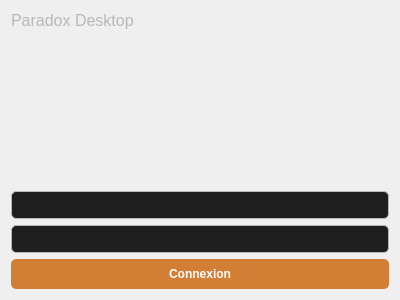
<?xml version="1.0" encoding="UTF-8"?>
<ui version="4.0">
 <class>LoginWindow</class>
 <widget class="QMainWindow" name="LoginWindow">
  <property name="geometry">
   <rect>
    <x>0</x>
    <y>0</y>
    <width>400</width>
    <height>300</height>
   </rect>
  </property>
  <property name="windowTitle">
   <string>Paradox Desktop</string>
  </property>
  <widget class="QWidget" name="centralwidget">
   <layout class="QVBoxLayout" name="verticalLayout">
    <item>
     <widget class="QLabel" name="labelTitle">
      <property name="sizePolicy">
       <sizepolicy hsizetype="Preferred" vsizetype="Minimum">
        <horstretch>0</horstretch>
        <verstretch>0</verstretch>
       </sizepolicy>
      </property>
      <property name="font">
       <font>
        <pointsize>12</pointsize>
       </font>
      </property>
      <property name="styleSheet">
       <string>QLabel { color: #b8b8b8; }</string>
      </property>
      <property name="text">
       <string>Paradox Desktop</string>
      </property>
      <property name="alignment">
       <set>Qt::AlignLeading|Qt::AlignLeft|Qt::AlignTop</set>
      </property>
      <property name="margin">
       <number>10</number>
      </property>
     </widget>
    </item>
    <item>
     <widget class="QFrame" name="frameLogo">
      <property name="sizePolicy">
       <sizepolicy hsizetype="Preferred" vsizetype="MinimumExpanding">
        <horstretch>0</horstretch>
        <verstretch>0</verstretch>
       </sizepolicy>
      </property>
      <property name="styleSheet">
       <string>QFrame#frameLogo {
        background-image: url(./media/logo.png);
        background-repeat: no-repeat;
        background-position: center;
        }</string>
      </property>
     </widget>
    </item>
    <item>
     <widget class="QLineEdit" name="editUsername">
      <property name="styleSheet">
       <string>QLineEdit {
        border: 1px solid #b8b8b8;
        border-radius: 5px;
        padding: 5px;
        background-color: #1e1e1e;
        color: #b8b8b8;
        }</string>
      </property>
     </widget>
    </item>
    <item>
     <widget class="QLineEdit" name="editPassword">
      <property name="styleSheet">
       <string>QLineEdit {
        border: 1px solid #b8b8b8;
        border-radius: 5px;
        padding: 5px;
        background-color: #1e1e1e;
        color: #b8b8b8;
        }</string>
      </property>
      <property name="echoMode">
       <enum>QLineEdit::Password</enum>
      </property>
     </widget>
    </item>
    <item>
     <widget class="QPushButton" name="buttonLogin">
      <property name="styleSheet">
       <string>QPushButton {
        background-color: #D27F35;
        border: none;
        border-radius: 5px;
        padding: 8px 16px;
        color: white;
        font-weight: bold;
        }
        QPushButton:hover {
        background-color: #3A3238;
        }
        QPushButton:pressed {
        background-color: #161315;
        }</string>
      </property>
      <property name="text">
       <string>Connexion</string>
      </property>
     </widget>
    </item>
   </layout>
  </widget>
 </widget>
 <layoutdefault spacing="6" margin="11"/>
 <resources/>
 <connections/>
</ui>
